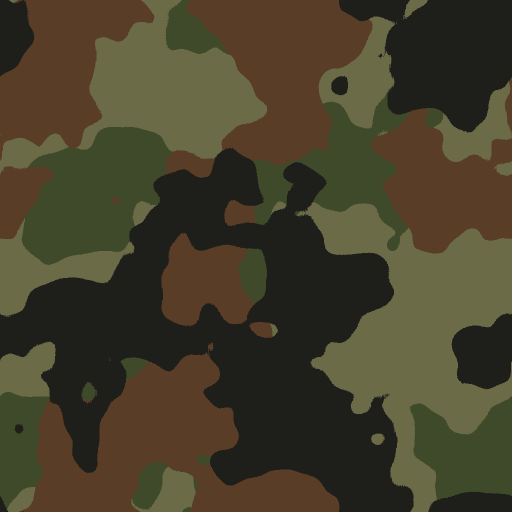
#> input picture CamoAndStickers/Camo/01_Woodland.png, 1024 x 1024 px (shown at 1/2 size)
$ python prepare_image.py camo ../CamoAndStickers/Camo/01_Woodland.png
#> lines starting #> are read from the running program, lines starting #| are printed output that depends on the picture
#!/usr/bin/env python3
"""Turns any picture into a ready-to-use camo or sticker for the CamoAndStickers mod.

Optional: the mod loads plain PNG/JPG files as they are. This helper just makes them look
better on a gun.

  camo:    crops to a square, resizes, and makes the edges seamless so the pattern tiles
           without visible seams.
  sticker: optionally removes a solid background, trims empty borders, adds a die-cut
           outline and saves a PNG with transparency.

Examples:
  python3 tools/prepare_image.py camo   photo.jpg
  python3 tools/prepare_image.py camo   pattern.png --mirror --size 2048
  python3 tools/prepare_image.py sticker logo.jpg --remove-bg --outline 6
  python3 tools/prepare_image.py sticker logo.png --out "C:/Users/Me/Pictures/ITR2 Stickers"

Needs Pillow and numpy (pip install pillow numpy).
"""
import argparse
import os

import numpy as np
from PIL import Image, ImageFilter

ROOT = os.path.dirname(os.path.dirname(os.path.abspath(__file__)))


def center_square(img):
    s = min(img.size)
#> s = 1024
    left, top = (img.width - s) // 2, (img.height - s) // 2
#> left = 0; top = 0
    return img.crop((left, top, left + s, top + s))
#> returned value is the input picture: PIL image 1024x1024 RGB; mean R, G, B 70.3, 63.5, 42.4


def make_seamless(img, overlap=0.25):
    """Per axis, blends the image with a copy shifted by half its size: the copy's seam sits
    in the middle, where the original is fully opaque, and the original's edges are covered
    by the copy. Doing X then Y keeps the first pass tileable through the second."""
#> called with overlap = 0.25
    a = np.asarray(img, dtype=np.float64)

    def ramp(n):
        x = np.minimum(np.arange(n), np.arange(n)[::-1]) / (n * overlap)
        return np.clip(x, 0, 1)  # 0 at the borders, 1 inside

    for axis in (1, 0):
        n = a.shape[axis]
        shape = [1, 1, 1]
        shape[axis] = n
        weight = ramp(n).reshape(shape)
        a = a * weight + np.roll(a, n // 2, axis=axis) * (1 - weight)
#> this loop made 2 passes
#> pass 1, in make_seamless, `a = a * weight + np.roll(a, n // 2, axis=axis) * (1 - weight)`:
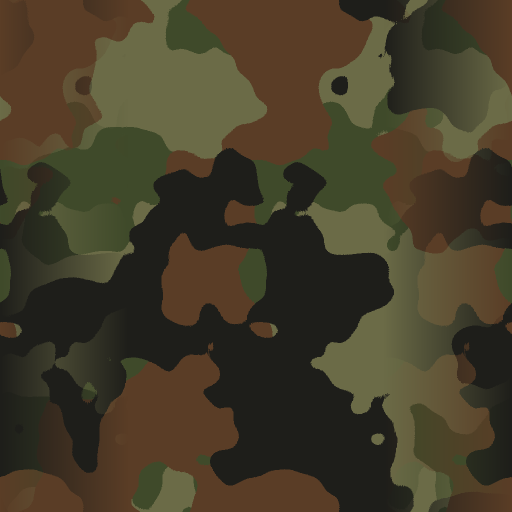
#> a: shape (1024, 1024, 3) float64 (shown at 1/2 size); mean R, G, B 68.3, 60.5, 40.7
#> pass 2, in make_seamless, `a = a * weight + np.roll(a, n // 2, axis=axis) * (1 - weight)`:
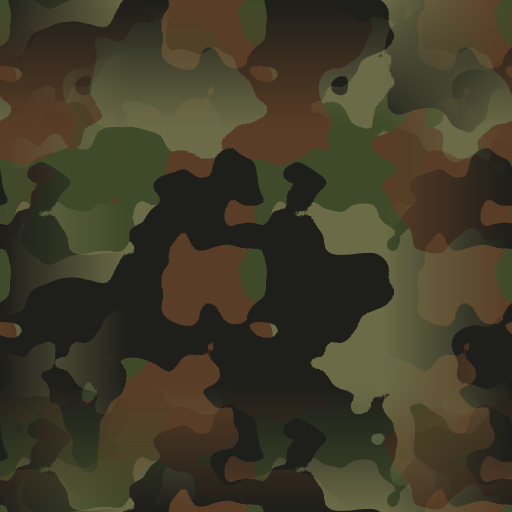
#> a: shape (1024, 1024, 3) float64 (shown at 1/2 size); mean R, G, B 64.2, 58.9, 40
    return Image.fromarray(a.clip(0, 255).astype(np.uint8), img.mode)


# [29 lines left out: functions mirror_tile, remove_background, add_outline, not called in this run]


def prepare_camo(args):
    img = center_square(Image.open(args.input).convert("RGB"))
    if args.mirror:
        img = mirror_tile(img.resize((args.size // 2, args.size // 2), Image.LANCZOS))
    else:
        img = make_seamless(img.resize((args.size, args.size), Image.LANCZOS))
    return img


# [17 lines left out: function prepare_sticker, not called in this run]


def main():
    ap = argparse.ArgumentParser(description=__doc__, formatter_class=argparse.RawDescriptionHelpFormatter)
    ap.add_argument("kind", choices=["camo", "sticker"])
    ap.add_argument("input")
    ap.add_argument("--out", help="output folder (default: the mod's Camo/ or Stickers/ folder)")
    ap.add_argument("--name", help="output file name without extension (default: input name)")
    ap.add_argument("--size", type=int, help="camo size (default 1024) / max sticker size (default 512)")
    ap.add_argument("--mirror", action="store_true", help="camo: mirror-tile instead of blending the seams")
    ap.add_argument("--remove-bg", action="store_true", help="sticker: make the flat background transparent")
    ap.add_argument("--tolerance", type=float, default=40, help="sticker: background color tolerance (0-255)")
    ap.add_argument("--outline", type=int, default=0, help="sticker: white die-cut outline width in pixels")
    args = ap.parse_args()

    if args.size is None:
        args.size = 1024 if args.kind == "camo" else 512
    img = prepare_camo(args) if args.kind == "camo" else prepare_sticker(args)

    out_dir = args.out or os.path.join(ROOT, "CamoAndStickers", "Camo" if args.kind == "camo" else "Stickers")
    os.makedirs(out_dir, exist_ok=True)
    name = args.name or os.path.splitext(os.path.basename(args.input))[0]
    path = os.path.join(out_dir, name + ".png")
    img.save(path, optimize=True)
    print(path)


if __name__ == "__main__":
    main()

$ run again, on CamoAndStickers/Camo/04_Urban.png
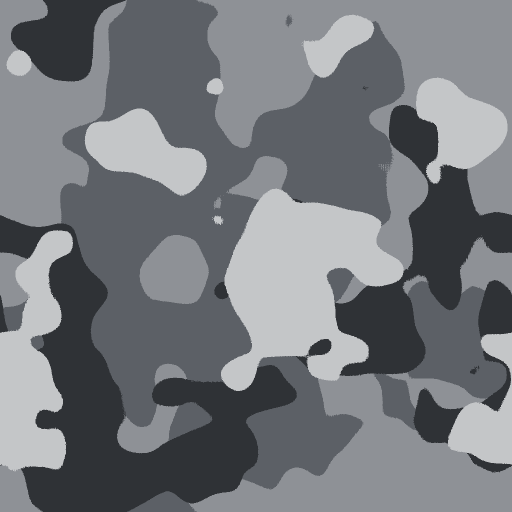
#> input picture CamoAndStickers/Camo/04_Urban.png, 1024 x 1024 px (shown at 1/2 size)
#> s = 1024
#> left = 0
#> in center_square, returned value is the input picture: PIL image 1024x1024 RGB; mean R, G, B 117.1, 120.2, 124.7
#> the loop in make_seamless, `for axis in (1, 0):` made 2 passes
#> pass 1, in make_seamless, `a = a * weight + np.roll(a, n // 2, axis=axis) * (1 - weight)`:
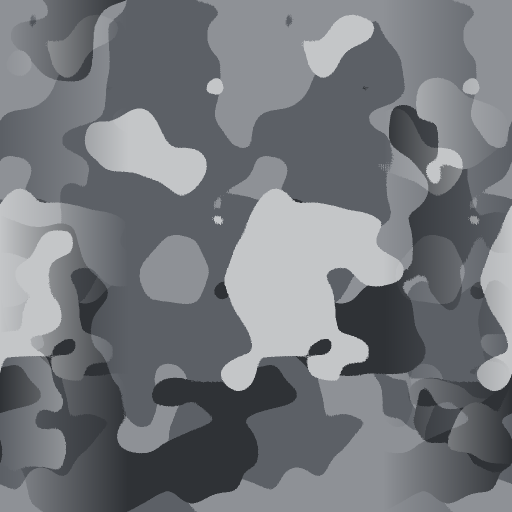
#> a: shape (1024, 1024, 3) float64 (shown at 1/2 size); mean R, G, B 117, 120.2, 124.8
#> pass 2, in make_seamless, `a = a * weight + np.roll(a, n // 2, axis=axis) * (1 - weight)`:
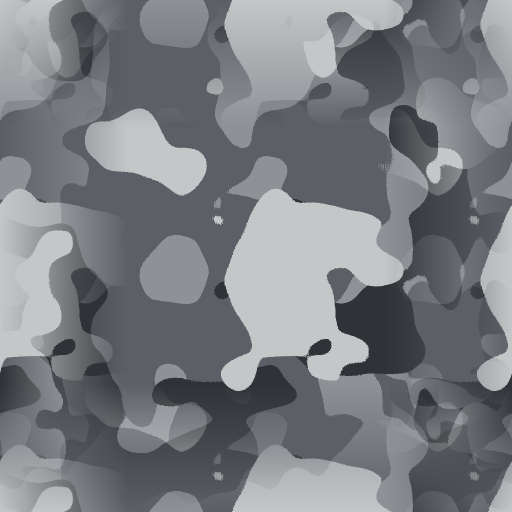
#> a: shape (1024, 1024, 3) float64 (shown at 1/2 size); mean R, G, B 122.1, 125.2, 129.6

$ run again, on CamoAndStickers/Camo/05_DigitalForest.png
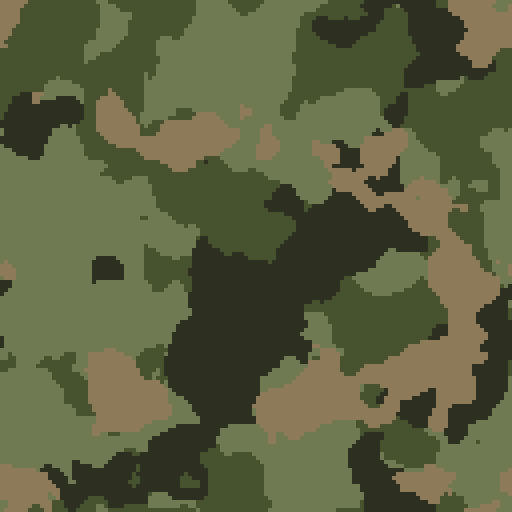
#> input picture CamoAndStickers/Camo/05_DigitalForest.png, 1024 x 1024 px (shown at 1/2 size)
#> s = 1024
#> left = 0
#> in center_square, returned value is the input picture: PIL image 1024x1024 RGB; mean R, G, B 91.1, 95.5, 63.1
#> the loop in make_seamless, `for axis in (1, 0):` made 2 passes
#> pass 1, in make_seamless, `a = a * weight + np.roll(a, n // 2, axis=axis) * (1 - weight)`:
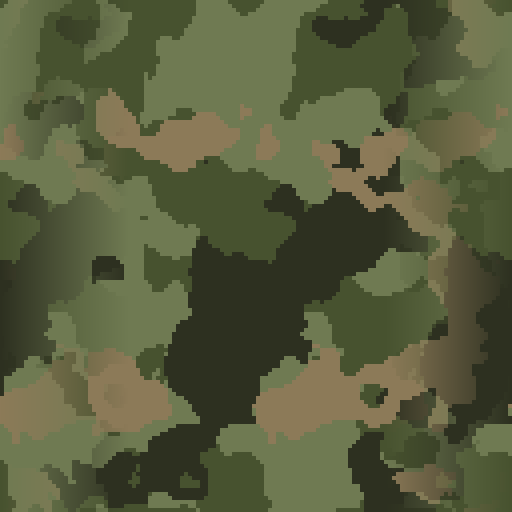
#> a: shape (1024, 1024, 3) float64 (shown at 1/2 size); mean R, G, B 88, 92.8, 61.1
#> pass 2, in make_seamless, `a = a * weight + np.roll(a, n // 2, axis=axis) * (1 - weight)`:
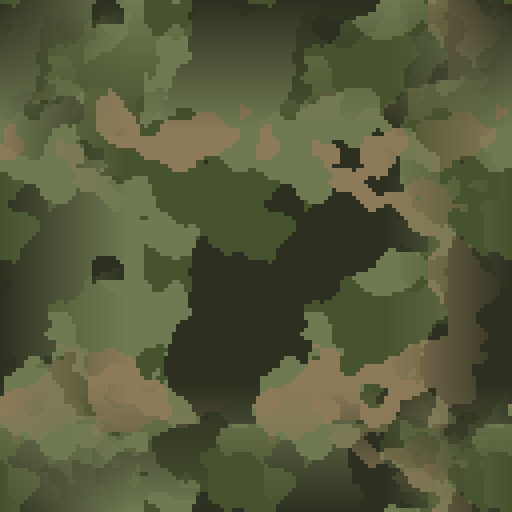
#> a: shape (1024, 1024, 3) float64 (shown at 1/2 size); mean R, G, B 85.7, 90, 59.4
